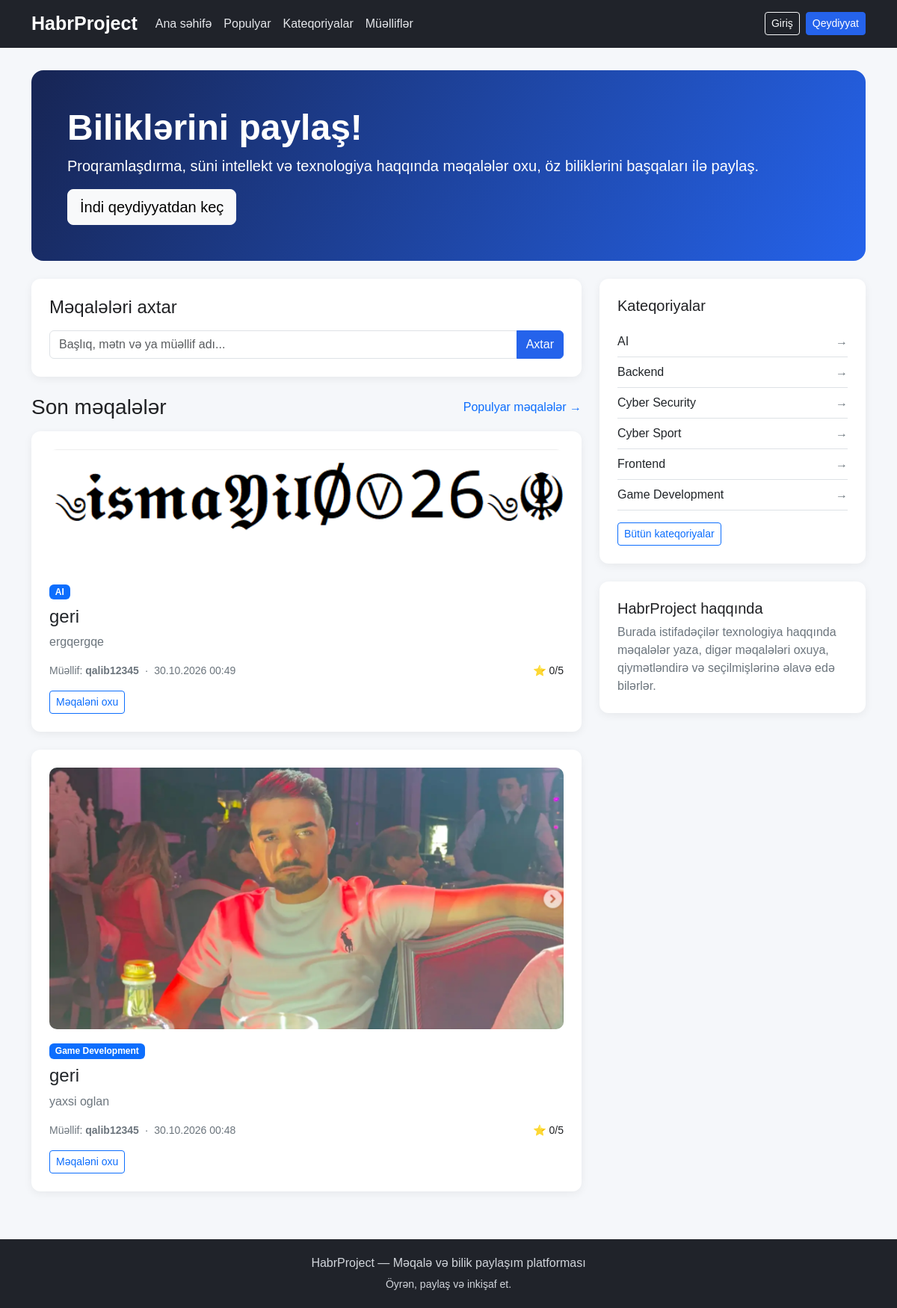
The page / on the database its author committed.
### articles/models.py (models this page shows, shortened)
class Article(models.Model):
    class Status(models.TextChoices):
        PENDING = "pending", "Təsdiq gözləyir"
        PUBLISHED = "published", "Yayımlanıb"
        REJECTED = "rejected", "Rədd edilib"
    title = models.CharField(
        max_length=250,
        verbose_name="Başlıq",
    )
    image = models.ImageField(
        upload_to="articles/",
        verbose_name="Məqalə şəkli",
    )
    content = models.TextField(
        verbose_name="Məqalənin mətni",
    )
    category = models.ForeignKey(
        Category,
        on_delete=models.PROTECT,
        related_name="articles",
        verbose_name="Kateqoriya",
    )
    author = models.ForeignKey(
        settings.AUTH_USER_MODEL,
        on_delete=models.CASCADE,
        related_name="articles",
        verbose_name="Müəllif",
    )
    status = models.CharField(
        max_length=20,
        choices=Status.choices,
        default=Status.PENDING,
        verbose_name="Yayımlanma statusu",
    )
    created_at = models.DateTimeField(
        auto_now_add=True,
        verbose_name="Yaradılma tarixi",
    )
    updated_at = models.DateTimeField(
        auto_now=True,
        verbose_name="Son dəyişiklik tarixi",
    )
    approved_by = models.ForeignKey(
        settings.AUTH_USER_MODEL,
        on_delete=models.SET_NULL,
        null=True,
        blank=True,
        related_name="approved_articles",
        verbose_name="Təsdiqləyən admin",
    )
    approved_at = models.DateTimeField(
        null=True,
        blank=True,
        verbose_name="Təsdiq tarixi",
    )
    class Meta:
        ordering = ["-created_at"]
        verbose_name = "Məqalə"
        verbose_name_plural = "Məqalələr"
    @property
    def average_rating(self):
        result = self.ratings.aggregate(
            average=Avg("value")
        )["average"]
        return round(result, 2) if result is not None else 0

class Category(models.Model):
    name = models.CharField(
        max_length=100,
        unique=True,
        verbose_name="Kateqoriya adı",
    )
    slug = models.SlugField(
        max_length=100,
        unique=True,
        verbose_name="URL adı",
    )
    class Meta:
        ordering = ["name"]
        verbose_name = "Kateqoriya"
        verbose_name_plural = "Kateqoriyalar"

### accounts/models.py (models this page shows, shortened)
class User(AbstractUser):
    class Role(models.TextChoices):
        SUPER_ADMIN = "super_admin", "Super Admin"
        ADMIN = "admin", "Admin"
        USER = "user", "User"
    role = models.CharField(
        max_length=20,
        choices=Role.choices,
        default=Role.USER,
        verbose_name="İstifadəçi rolu",
    )
    is_blocked = models.BooleanField(
        default=False,
        verbose_name="Bloklanıb",
    )

### articles/views.py (the view)
# urls.py: path("", views.home, name="home"),
def home(request):
    articles = Article.objects.filter(
        status=Article.Status.PUBLISHED
    ).select_related("author", "category")
    query = request.GET.get("q", "").strip()
    if query:
        articles = articles.filter(
            Q(title__icontains=query)
            | Q(content__icontains=query)
            | Q(author__username__icontains=query)
        )
    categories = Category.objects.all()
    return render(request, "articles/home.html", {
        "articles": articles,
        "categories": categories,
        "query": query,
    })

### articles/templates/articles/home.html (shortened to what this page needs)
{% extends "base.html" %}
{% block content %}
<div class="p-4 p-md-5 mb-4 rounded-4 text-white"
     style="background: linear-gradient(120deg, #172554, #2563eb);">
    <h1 class="display-5 fw-bold">Biliklərini paylaş!</h1>
    <p class="lead">
        Proqramlaşdırma, süni intellekt və texnologiya haqqında məqalələr oxu,
        öz biliklərini başqaları ilə paylaş.
    </p>
    {% if user.is_authenticated %}
        <a href="{% url 'article_create' %}" class="btn btn-light btn-lg">
            Məqalə yarat
        </a>
    {% else %}
        <a href="{% url 'register' %}" class="btn btn-light btn-lg">
            İndi qeydiyyatdan keç
        </a>
    {% endif %}
</div>
<div class="row g-4">
    <div class="col-lg-8">
        <div class="content-card mb-4">
            <h2 class="h4 mb-3">Məqalələri axtar</h2>
            <form method="get" action="{% url 'home' %}">
                <div class="input-group">
                    <input
                        type="text"
                        name="q"
                        class="form-control"
                        placeholder="Başlıq, mətn və ya müəllif adı..."
                        value="{{ query }}"
                    >
                    <button class="btn btn-primary" type="submit">
                        Axtar
                    </button>
                </div>
            </form>
        </div>
        <div class="d-flex justify-content-between align-items-center mb-3">
            <h2 class="h3 mb-0">Son məqalələr</h2>
            <a href="{% url 'popular' %}" class="text-decoration-none">
                Populyar məqalələr →
            </a>
        </div>
        {% for article in articles %}
            <div class="content-card mb-4">
                {% if article.image %}
                    <a href="{% url 'article_detail' article.pk %}">
                        <img
                            src="{{ article.image.url }}"
                            alt="{{ article.title }}"
                            class="article-image mb-3"
                        >
                    </a>
                {% endif %}
                <div class="mb-2">
                    <a
                        href="{% url 'category_detail' article.category.pk %}"
                        class="badge text-bg-primary text-decoration-none"
                    >
                        {{ article.category.name }}
                    </a>
                </div>
                <h2 class="h4">
                    <a
                        href="{% url 'article_detail' article.pk %}"
                        class="text-dark text-decoration-none"
                    >
                        {{ article.title }}
                    </a>
                </h2>
                <p class="text-secondary">
                    {{ article.content|truncatewords:35 }}
                </p>
                <div class="d-flex justify-content-between align-items-center flex-wrap gap-2">
                    <div class="small text-secondary">
                        Müəllif:
                        <strong>{{ article.author.username }}</strong>
                        <span class="mx-1">·</span>
                        {{ article.created_at|date:"d.m.Y H:i" }}
                    </div>
                    <div class="small">
                        ⭐ {{ article.average_rating|default:"0" }}/5
                    </div>
                </div>
                <div class="mt-3">
                    <a
                        href="{% url 'article_detail' article.pk %}"
                        class="btn btn-outline-primary btn-sm"
                    >
                        Məqaləni oxu
                    </a>
                </div>
            </div>
        {% endfor %}
    </div>
    <div class="col-lg-4">
        <div class="content-card mb-4">
            <h2 class="h5 mb-3">Kateqoriyalar</h2>
            {% for category in categories %}
                <a
                    href="{% url 'category_detail' category.pk %}"
                    class="d-flex justify-content-between align-items-center py-2 border-bottom text-decoration-none text-dark"
                >
                    <span>{{ category.name }}</span>
                    <span class="text-secondary">→</span>
                </a>
            {% empty %}
                <p class="text-secondary mb-0">
                    Kateqoriyalar hələ yaradılmayıb.
                </p>
            {% endfor %}
            <a href="{% url 'categories' %}" class="btn btn-outline-primary btn-sm mt-3">
                Bütün kateqoriyalar
            </a>
        </div>
        <div class="content-card">
            <h2 class="h5">HabrProject haqqında</h2>
            <p class="text-secondary mb-0">
                Burada istifadəçilər texnologiya haqqında məqalələr yaza,
                digər məqalələri oxuya, qiymətləndirə və seçilmişlərinə əlavə
                edə bilərlər.
            </p>
        </div>
    </div>
</div>
{% endblock %}

### templates/base.html (shortened to what this page needs)
<!DOCTYPE html>
<html lang="az">
<head>
    <link
        href="https://cdn.jsdelivr.net/npm/bootstrap@5.3.3/dist/css/bootstrap.min.css"
        rel="stylesheet"
    >
</head>
<body>
<nav class="navbar navbar-expand-lg navbar-dark">
    <div class="container">
        <a class="navbar-brand" href="{% url 'home' %}">HabrProject</a>
        <div class="collapse navbar-collapse" id="mainNavbar">
            <ul class="navbar-nav me-auto mb-2 mb-lg-0">
                <li class="nav-item">
                    <a class="nav-link" href="{% url 'home' %}">Ana səhifə</a>
                </li>
                <li class="nav-item">
                    <a class="nav-link" href="{% url 'popular' %}">Populyar</a>
                </li>
                <li class="nav-item">
                    <a class="nav-link" href="{% url 'categories' %}">Kateqoriyalar</a>
                </li>
                <li class="nav-item">
                    <a class="nav-link" href="{% url 'authors' %}">Müəlliflər</a>
                </li>
            </ul>
            <div class="d-flex align-items-center gap-2">
                {% if user.is_authenticated %}
                    <span class="text-light">
                        {{ user.username }}
                    </span>
                    {% if user.is_staff or user.role == "super_admin" or user.role == "admin" %}
                        <a class="btn btn-warning btn-sm" href="{% url 'admin:index' %}">
                            İdarəetmə
                        </a>
                    {% endif %}
                    <form method="post" action="{% url 'logout' %}">
                        {% csrf_token %}
                        <button type="submit" class="btn btn-outline-light btn-sm">
                            Çıxış
                        </button>
                    </form>
                {% else %}
                    <a class="btn btn-outline-light btn-sm" href="{% url 'login' %}">
                        Giriş
                    </a>
                    <a class="btn btn-primary btn-sm" href="{% url 'register' %}">
                        Qeydiyyat
                    </a>
                {% endif %}
            </div>
        </div>
    </div>
</nav>
<main class="container main-container">
    {% block content %}
    {% endblock %}
</main>
<footer>
    <div class="container">
        <p class="mb-1">HabrProject — Məqalə və bilik paylaşım platforması</p>
        <small>Öyrən, paylaş və inkişaf et.</small>
    </div>
</footer>
</body>
</html>

### templates/base.html (style rules this page uses)
body { background-color: #f5f7fa; color: #202124; font-family: Arial, sans-serif; }
.navbar { background-color: #20232a; }
.navbar-brand { color: #ffffff !important; font-size: 25px; font-weight: bold; }
.navbar .nav-link { color: #e5e7eb; }
.main-container { min-height: 75vh; padding-top: 30px; padding-bottom: 40px; }
.content-card { background: #ffffff; border-radius: 12px; padding: 24px; box-shadow: 0 3px 12px rgba(0, 0, 0, 0.06); }
.btn-primary { background-color: #2563eb; border-color: #2563eb; }
.article-image { width: 100%; max-height: 350px; object-fit: cover; border-radius: 10px; }
footer { background-color: #20232a; color: #d1d5db; padding: 20px 0; text-align: center; }

### rows shown on the page
Article: image (picture), category.name "AI", title "geri", content "ergqergqe", author.username "qalib12345", created_at "30.10.2026 00:49", average_rating "0"
Article: image (picture), category.name "Game Development", title "geri", content "yaxsi oglan", author.username "qalib12345", created_at "30.10.2026 00:48", average_rating "0"
Category: name "AI"
Category: name "Backend"
Category: name "Cyber Security"
Category: name "Cyber Sport"
Category: name "Frontend"
Category: name "Game Development"
